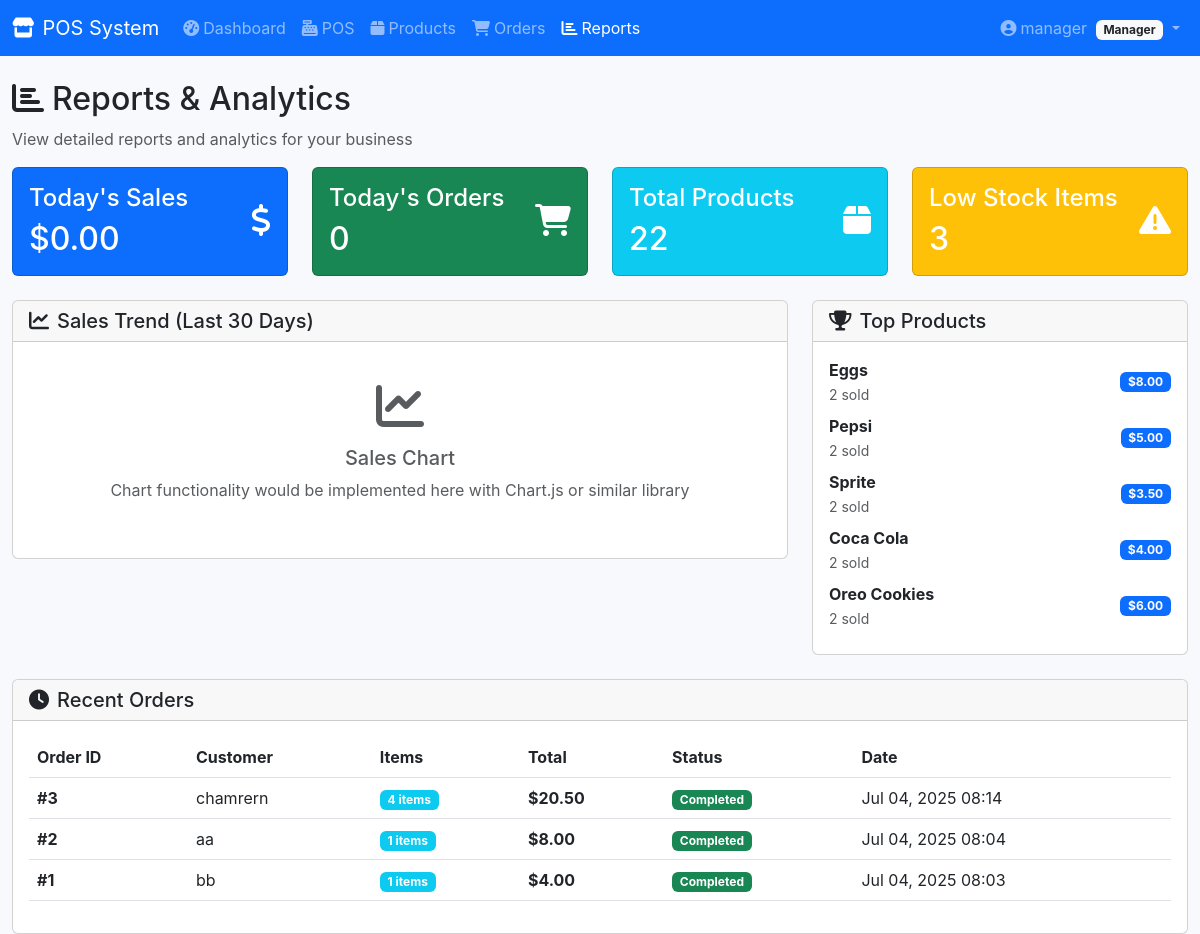
The page /user/reports.php (signed in) on the database as committed earlier.
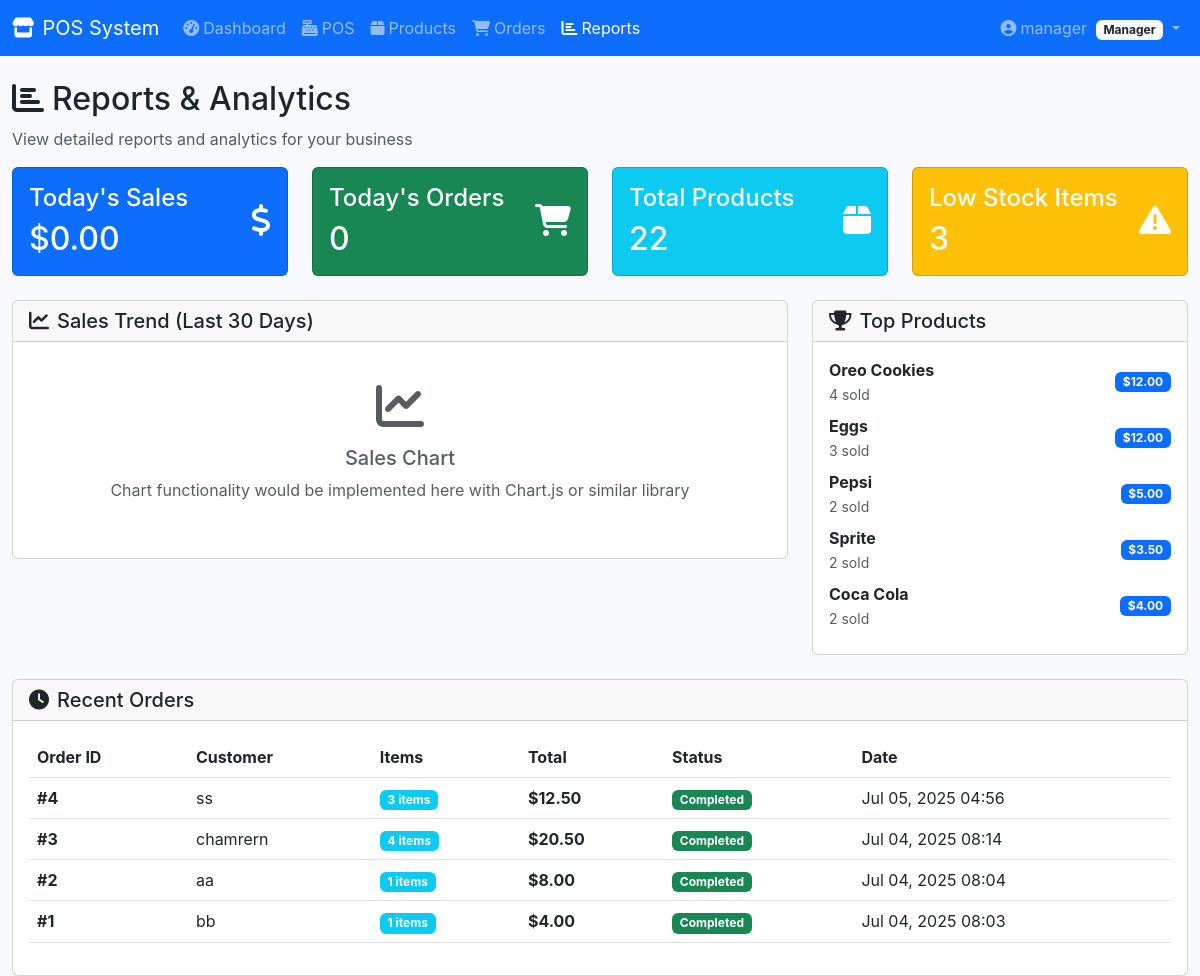
The same page on the database as committed later.
### tables this page shows
CREATE TABLE IF NOT EXISTS `orders` (
  `id` int(11) NOT NULL AUTO_INCREMENT,
  `customer_name` varchar(100) DEFAULT NULL,
  `customer_email` varchar(100) DEFAULT NULL,
  `total_amount` decimal(10,2) NOT NULL,
  `subtotal` decimal(10,2) DEFAULT '0.00',
  `tax_amount` decimal(10,2) DEFAULT '0.00',
  `discount_amount` decimal(10,2) DEFAULT '0.00',
  `journal_entry_id` int(11) DEFAULT NULL,
  `status` enum('pending','completed','cancelled') DEFAULT 'pending',
  `payment_method` varchar(50) DEFAULT NULL,
  `created_at` timestamp NULL DEFAULT CURRENT_TIMESTAMP,
  `updated_at` timestamp NULL DEFAULT CURRENT_TIMESTAMP ON UPDATE CURRENT_TIMESTAMP,
  PRIMARY KEY (`id`)
);

### includes/auth.php (called while the page is built, shortened)
<?php
function getDashboardStats()
{
      $pdo = getDBConnection();
      $stats = [];
      $stmt = $pdo->prepare("SELECT COALESCE(SUM(total_amount), 0) as today_sales FROM orders WHERE DATE(created_at) = CURDATE() AND status = 'completed'");
      $stmt->execute();
      $stats['today_sales'] = $stmt->fetchColumn();
      $stmt = $pdo->prepare("SELECT COUNT(*) as today_orders FROM orders WHERE DATE(created_at) = CURDATE()");
      $stmt->execute();
      $stats['today_orders'] = $stmt->fetchColumn();
      $stmt = $pdo->prepare("SELECT COUNT(*) as total_products FROM products");
      $stmt->execute();
      $stats['total_products'] = $stmt->fetchColumn();
      $stmt = $pdo->prepare("SELECT COUNT(*) as low_stock_items FROM products WHERE stock_quantity < 10");
      $stmt->execute();
      $stats['low_stock_items'] = $stmt->fetchColumn();
      $stmt = $pdo->prepare("
        SELECT o.*, COUNT(oi.id) as product_count
        FROM orders o
        LEFT JOIN order_items oi ON o.id = oi.order_id
        GROUP BY o.id
        ORDER BY o.created_at DESC
        LIMIT 10
    ");
      $stmt->execute();
      $stats['recent_orders'] = $stmt->fetchAll(PDO::FETCH_ASSOC);
      return $stats;
}
function getTopProducts($limit = 5)
{
      $pdo = getDBConnection();
      $limit = (int)$limit;
      $stmt = $pdo->prepare("
        SELECT p.name, SUM(oi.quantity) as total_sold, SUM(oi.quantity * oi.price) as total_revenue
        FROM products p
        JOIN order_items oi ON p.id = oi.product_id
        JOIN orders o ON oi.order_id = o.id
        WHERE o.status = 'completed'
        GROUP BY p.id, p.name
        ORDER BY total_sold DESC
        LIMIT $limit
    ");
      $stmt->execute();
      return $stmt->fetchAll(PDO::FETCH_ASSOC);
}

### user/reports.php (the view, shortened to what the changed rows need)
<?php
require_once '../includes/auth.php';
$stats = getDashboardStats();
$top_products = getTopProducts(5);
?>
<!DOCTYPE html>
<html lang="en">
<head>
      <link href="https://cdn.jsdelivr.net/npm/bootstrap@5.3.0/dist/css/bootstrap.min.css" rel="stylesheet">
      <link rel="stylesheet" href="https://cdnjs.cloudflare.com/ajax/libs/font-awesome/6.4.0/css/all.min.css">
      <link rel="stylesheet" href="../admin/assets/css/admin.css">
</head>
<body>
      <div class="container-fluid mt-4">
            <div class="row">
                  <div class="col-12">
                        <h2><i class="fas fa-chart-bar me-2"></i>Reports & Analytics</h2>
                  </div>
            </div>
            <div class="row mb-4">
                  <div class="col-md-3">
                        <div class="card bg-primary text-white">
                              <div class="card-body">
                                    <div class="d-flex justify-content-between">
                                          <div>
                                                <h2 class="mb-0">$<?php echo number_format($stats['today_sales'], 2); ?></h2>
                                          </div>
                                    </div>
                              </div>
                        </div>
                  </div>
                  <div class="col-md-3">
                        <div class="card bg-success text-white">
                              <div class="card-body">
                                    <div class="d-flex justify-content-between">
                                          <div>
                                                <h2 class="mb-0"><?php echo $stats['today_orders']; ?></h2>
                                          </div>
                                    </div>
                              </div>
                        </div>
                  </div>
                  <div class="col-md-3">
                        <div class="card bg-info text-white">
                              <div class="card-body">
                                    <div class="d-flex justify-content-between">
                                          <div>
                                                <h2 class="mb-0"><?php echo $stats['total_products']; ?></h2>
                                          </div>
                                    </div>
                              </div>
                        </div>
                  </div>
                  <div class="col-md-3">
                        <div class="card bg-warning text-white">
                              <div class="card-body">
                                    <div class="d-flex justify-content-between">
                                          <div>
                                                <h2 class="mb-0"><?php echo $stats['low_stock_items']; ?></h2>
                                          </div>
                                    </div>
                              </div>
                        </div>
                  </div>
            </div>
            <div class="row">
                  <div class="col-md-4">
                        <div class="card">
                              <div class="card-body">
                                    <?php if (empty($top_products)): ?>
                                          <p class="text-muted text-center">No sales data available</p>
                                    <?php else: ?>
                                          <?php foreach ($top_products as $index => $product): ?>
                                                <div class="d-flex justify-content-between align-items-center mb-2">
                                                      <div>
                                                            <strong><?php echo htmlspecialchars($product['name']); ?></strong>
                                                            <br><small class="text-muted"><?php echo $product['total_sold']; ?> sold</small>
                                                      </div>
                                                      <span class="badge bg-primary">$<?php echo number_format($product['total_revenue'], 2); ?></span>
                                                </div>
                                          <?php endforeach; ?>
                                    <?php endif; ?>
                              </div>
                        </div>
                  </div>
            </div>
            <div class="row mt-4">
                  <div class="col-12">
                        <div class="card">
                              <div class="card-body">
                                    <?php if (empty($stats['recent_orders'])): ?>
                                          <p class="text-muted text-center">No recent orders</p>
                                    <?php else: ?>
                                          <div class="table-responsive">
                                                <table class="table table-hover">
                                                      <thead>
                                                            <tr>
                                                                  <th>Order ID</th>
                                                                  <th>Customer</th>
                                                                  <th>Items</th>
                                                                  <th>Total</th>
                                                                  <th>Status</th>
                                                                  <th>Date</th>
                                                            </tr>
                                                      </thead>
                                                      <tbody>
                                                            <?php foreach ($stats['recent_orders'] as $order): ?>
                                                                  <tr>
                                                                        <td><strong>#<?php echo $order['id']; ?></strong></td>
                                                                        <td><?php echo htmlspecialchars($order['customer_name'] ?: 'Walk-in Customer'); ?></td>
                                                                        <td><span class="badge bg-info"><?php echo $order['product_count']; ?> items</span></td>
                                                                        <td><strong>$<?php echo number_format($order['total_amount'], 2); ?></strong></td>
                                                                        <td>
                                                                              <span class="badge bg-<?php echo $order['status'] === 'completed' ? 'success' : ($order['status'] === 'pending' ? 'warning' : 'danger'); ?>">
                                                                                    <?php echo ucfirst($order['status']); ?>
                                                                              </span>
                                                                        </td>
                                                                        <td><?php echo date('M d, Y H:i', strtotime($order['created_at'])); ?></td>
                                                                  </tr>
                                                            <?php endforeach; ?>
                                                      </tbody>
                                                </table>
                                          </div>
                                    <?php endif; ?>
                              </div>
                        </div>
                  </div>
            </div>
      </div>
</body>
</html>

Rows that differ between the two databases and show on the page:
added orders: id "4", customer_name "ss", product_count "3", total_amount "12.50", status "Completed", created_at "Jul 05, 2025 04:56"
Other text that changed with them:
new list line: "Oreo Cookies 4 sold $ 12.00"
new list line: "Eggs 3 sold $ 12.00"
list line gone: "Eggs 2 sold $ 8.00"
list line gone: "Oreo Cookies 2 sold $ 6.00"
